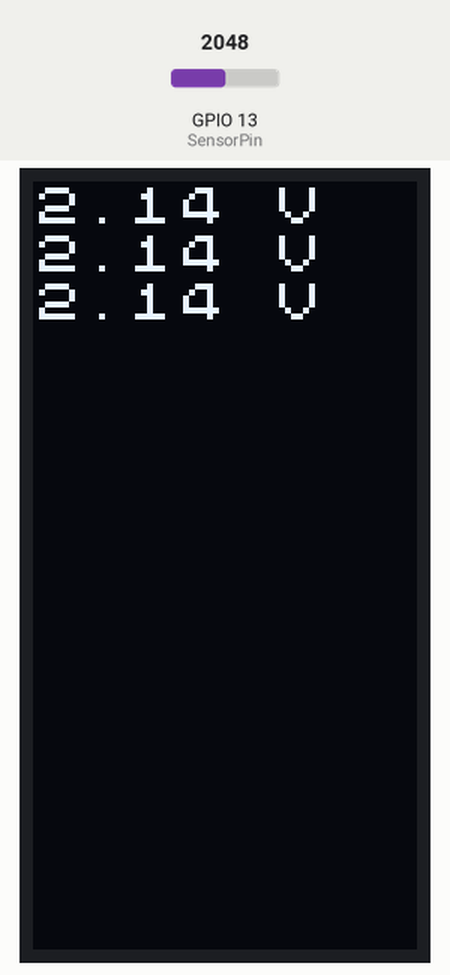
Recording of a sketch running on a simulated ESP32. Parts: 64×128 one-colour display. The inputs (shaded band) are chosen by the test bench; at power-on: GPIO 13 (SensorPin) = 2048 (analog values on the 0–4095 scale). What the sketch prints to the serial monitor is not drawn.

Above: at 1.2 s.
1.3 s: GPIO 13 (SensorPin) set to 2866
At 2.11 s:
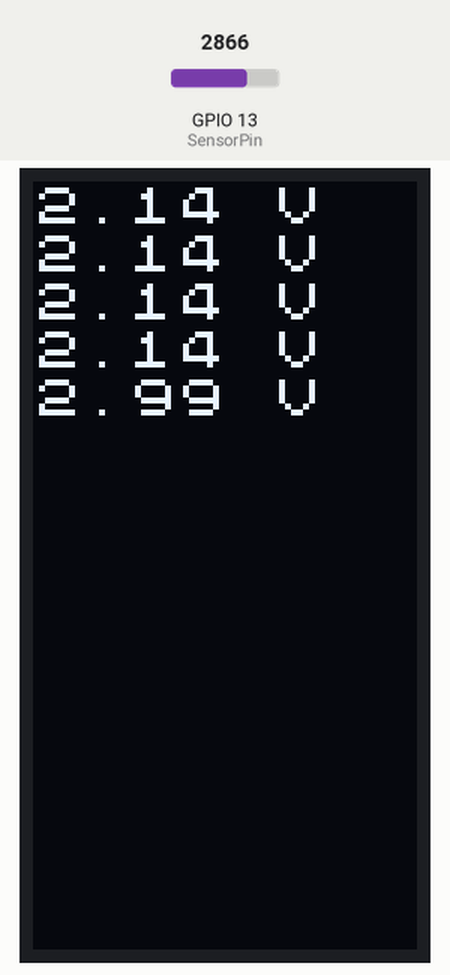
3.3 s: GPIO 13 (SensorPin) set to 3603
At 3.78 s:
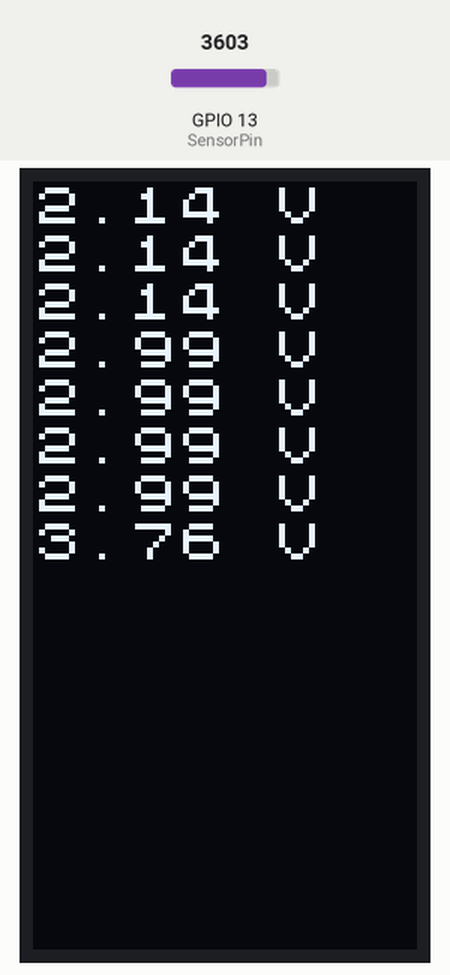
5.0 s: GPIO 13 (SensorPin) set to 4095
At 5.85 s:
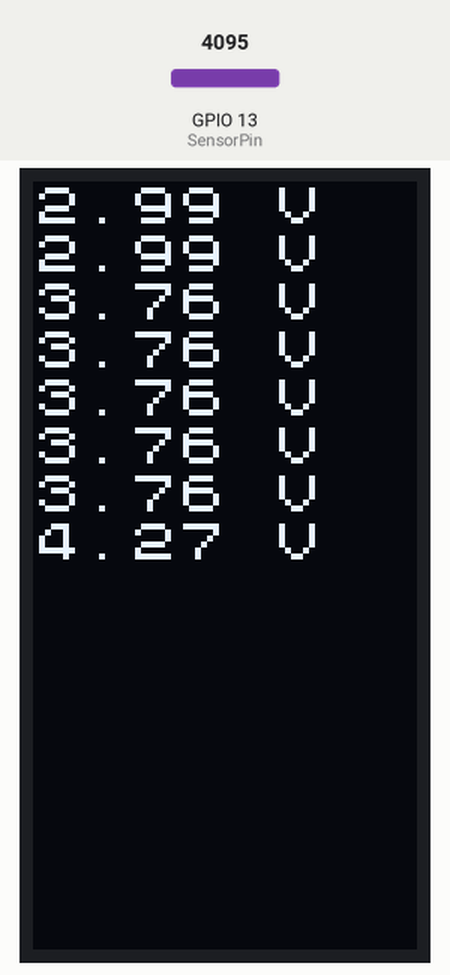
Timing chart, 0 to 8.0 s (numbered marks = the images above; inputs shaded):
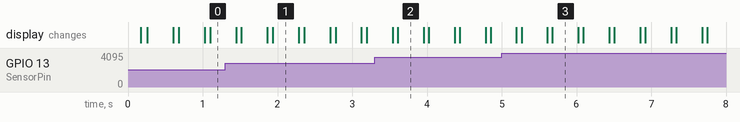

The sketch:

stickAnalogreadSerial.ino
```cpp
#include <Arduino.h>
#include <U8x8lib.h>

#define SensorPin 13

// U8x8 constructor for your display
U8X8_SH1107_64X128_4W_HW_SPI u8x8(14, /* dc=*/ 27, /* reset=*/ 33);

// Create a U8x8log object
U8X8LOG u8x8log;

// Define the dimension of the U8x8log window
#define U8LOG_WIDTH 16
#define U8LOG_HEIGHT 8

// Allocate static memory for the U8x8log window
uint8_t u8log_buffer[U8LOG_WIDTH * U8LOG_HEIGHT];

void setup() {
  // Startup U8x8
  u8x8.begin();

  // Set a suitable font. This font will be used for U8x8log
  u8x8.setFont(u8x8_font_chroma48medium8_r);

  // Start U8x8log, connect to U8x8, set the dimension and assign the static memory
  u8x8log.begin(u8x8, U8LOG_WIDTH, U8LOG_HEIGHT, u8log_buffer);

  // Set the U8x8log redraw mode
  u8x8log.setRedrawMode(1);    // 0: Update screen with newline, 1: Update screen for every char
  Serial.begin(115200);

  //Connect the pin set it to output
  pinMode(SensorPin, OUTPUT);
  ledcSetup(1, 38000, 10);
}

void loop()
{
  analogReadResolution(12);
  int dacValue = analogRead(SensorPin);
  float batteryVoltage = (20.0 + 68.0) / 68.0 * 3.3 * dacValue / 4096.0;
  Serial.printf("%.2f V\n", batteryVoltage);
  u8x8log.printf("%.2f V", batteryVoltage);
  u8x8log.print("\n");
  ledcWrite(1, ledcRead(1) ? 0 : 512);
  delay(100);
}
```
